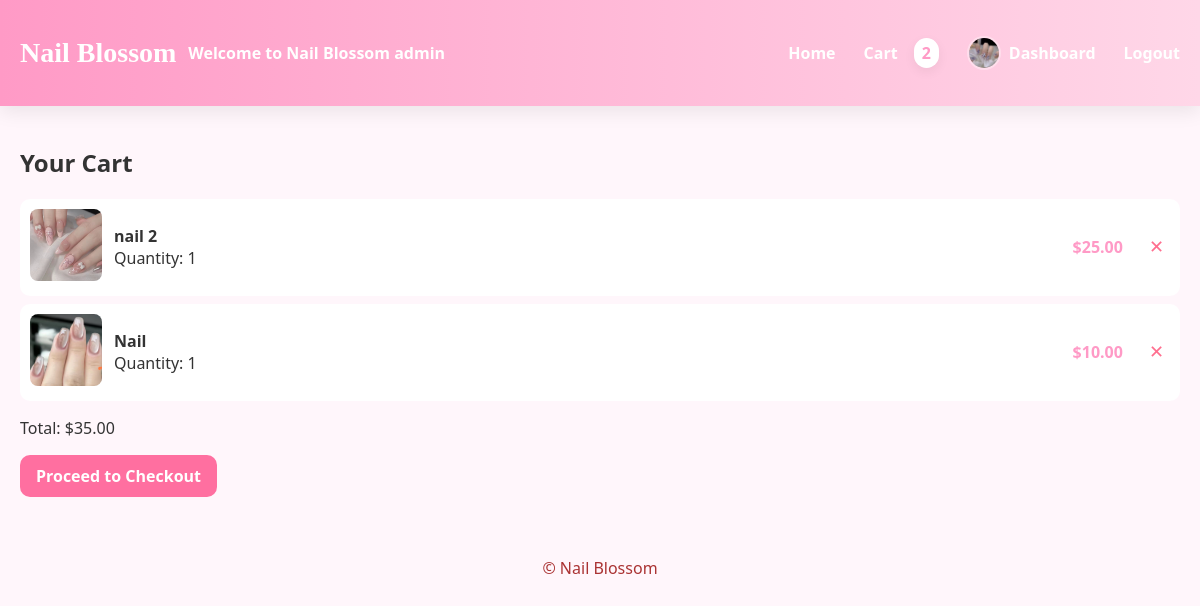
The app's page /cart/ (signed in) with its own data.
### store/models.py (models this page shows, shortened)
class Profile(models.Model):
    user = models.OneToOneField(User, on_delete=models.CASCADE)
    full_name = models.CharField(max_length=200, blank=True)
    phone = models.CharField(max_length=30, blank=True)
    avatar = models.ImageField(upload_to='avatars/', null=True, blank=True)
    welcome_text = models.CharField(max_length=200, blank=True, default='Welcome to Nail Blossom')

class CartItem(models.Model):
    cart = models.ForeignKey(Cart, related_name='items', on_delete=models.CASCADE)
    product = models.ForeignKey(Product, on_delete=models.CASCADE)
    quantity = models.PositiveIntegerField(default=1)
    def total_price(self):
        return self.product.price * self.quantity

class Product(models.Model):
    category = models.ForeignKey(Category, on_delete=models.SET_NULL, null=True, blank=True)
    title = models.CharField(max_length=200)
    slug = models.SlugField(unique=True)
    description = models.TextField(blank=True)
    price = models.DecimalField(max_digits=8, decimal_places=2)
    image = models.ImageField(upload_to='products/', null=True, blank=True)
    available = models.BooleanField(default=True)

class Cart(models.Model):
    user = models.OneToOneField(User, on_delete=models.CASCADE)
    created_at = models.DateTimeField(auto_now_add=True)
    @property
    def total(self):
        return sum(item.total_price() for item in self.items.all())

### store/views.py (the view)
# urls.py: path('cart/', views.view_cart, name='view_cart'),
@login_required
def view_cart(request):
    cart, _ = Cart.objects.get_or_create(user=request.user)
    return render(request, 'store/cart.html', {'cart': cart})

### store/context_processors.py (called while the page is built)
def cart_and_profile(request):
    cart_count = 0
    try:
        if request.user.is_authenticated:
            cart = Cart.objects.get(user=request.user)
            cart_count = sum(item.quantity for item in cart.items.all())
    except Exception:
        cart_count = 0
    return {
        'cart_count': cart_count,
    }

### store/templates/store/cart.html (shortened to what this page needs)
{% extends 'store/base.html' %}
{% block content %}
  <h2>Your Cart</h2>
  {% if cart.items.all %}
    <ul class="cart-list">
      {% for item in cart.items.all %}
        <li class="cart-item">
          <div class="thumb">
            {% if item.product.image %}
              <img src="{{ item.product.image.url }}" alt="{{ item.product.title }}">
            {% else %}
              <div class="placeholder-sm">No Image</div>
            {% endif %}
          </div>
          <div class="meta">
            <strong>{{ item.product.title }}</strong>
            <div>Quantity: {{ item.quantity }}</div>
          </div>
          <div class="price">${{ item.total_price }}</div>
          <form method="post" action="{% url 'remove_from_cart' item_id=item.id %}" class="remove-form">
            <button type="submit" class="remove-btn" title="Remove">✕</button>
          </form>
        </li>
      {% endfor %}
    </ul>
    <p class="total">Total: ${{ cart.total }}</p>
    <div class="cart-actions">
      <a class="checkout-btn" href="{% url 'checkout' %}">Proceed to Checkout</a>
    </div>
  {% else %}
    <p>Your cart is empty.</p>
  {% endif %}
{% endblock %}

### store/templates/store/base.html (shortened to what this page needs)
<!doctype html>
{% load static %}
<html>
  <head>
    <link rel="stylesheet" href="{% static 'store/css/style.css' %}">
  </head>
  <body>
    <header class="site-header">
      <div class="container header-inner">
        <div class="brand">
          <h1 class="logo">Nail Blossom</h1>
          {% if user.is_authenticated %}
            <div class="brand-welcome">
              <span class="welcome">{{ request.user.profile.welcome_text }} {{ request.user.username }}</span>
            </div>
          {% endif %}
        </div>
        <nav class="main-nav">
          <a href="{% url 'home' %}">Home</a>
          {% if user.is_authenticated %}
            <a href="{% url 'view_cart' %}">Cart <span class="cart-count">{{ cart_count }}</span></a>
            <a class="dashboard-link" href="{% url 'dashboard' %}">
              {% if request.user.profile.avatar %}
                <img src="{{ request.user.profile.avatar.url }}" alt="avatar" class="nav-avatar">
              {% else %}
                <img src="{% static 'store/images/persona.svg' %}" alt="avatar" class="nav-avatar">
              {% endif %}
              <span class="dash-text">Dashboard</span>
            </a>
            <a href="{% url 'logout' %}">Logout</a>
          {% else %}
            <a href="{% url 'login' %}">Login</a>
            <a href="{% url 'register' %}">Register</a>
          {% endif %}
        </nav>
      </div>
    </header>
    <main class="container">
      {% block content %}{% endblock %}
    </main>
    <footer class="site-footer">
      <div class="container">© Nail Blossom</div>
    </footer>
  </body>
</html>

### store/static/store/css/style.css (style rules this page uses)
:root { --bg: #fff6fb; --accent: #ff9ac6; --accent-2: #ffd7e8; --text: #333; }
* { box-sizing:border-box }
body { font-family: 'Segoe UI', Tahoma, sans-serif;background:var(--bg);color:var(--text);margin:0 }
.container { max-width:1200px;margin:0 auto;padding:20px }
.site-header { background:linear-gradient(90deg,var(--accent),var(--accent-2));padding:16px 0;box-shadow:0 6px 18px rgba(0,0,0,0.08) }
.logo { font-family: 'Brush Script MT', cursive;font-size:28px;color:white;margin:0 }
.header-inner { display:flex;align-items:center;justify-content:space-between }
.brand { display:flex;align-items:center;gap:12px }
.brand-welcome { display:flex;align-items:center;gap:8px }
.main-nav a { color:white;margin-left:16px;text-decoration:none;font-weight:600 }
.price { color:var(--accent);font-weight:700 }
.cart-list { list-style:none;padding:0 }
.site-footer { padding:20px;text-align:center;color:#a33 }
.welcome { margin-right:12px;color:#fff;font-weight:600 }
.cart-count { background:#fff;color:var(--accent);padding:4px 8px;border-radius:999px;margin-left:8px;font-weight:700;box-shadow:0 4px 12px rgba(0,0,0,0.06) }
.main-nav { display:flex;align-items:center;gap:12px }
.main-nav a { display:inline-flex;align-items:center;gap:8px }
.nav-avatar { width:34px;height:34px;border-radius:999px;object-fit:cover;border:2px solid rgba(255,255,255,0.35) }
.dashboard-link .dash-text { display:inline-block }
.cart-actions { margin-top:12px }
.checkout-btn { display:inline-block;background:#ff6fa0;color:white;padding:10px 16px;border-radius:10px;text-decoration:none;font-weight:700 }
.cart-item { display:flex;align-items:center;gap:12px;padding:10px;border-radius:10px;background:#fff;margin-bottom:8px }
.cart-item .thumb img { width:72px;height:72px;object-fit:cover;border-radius:8px }
.cart-item .meta { flex:1 }
.cart-item .price { font-weight:700;color:var(--accent) }
html,body { overflow-x:hidden }
.remove-form { margin-left:8px }
.remove-btn { background:transparent;border:0;color:#ff6f8f;font-size:18px;cursor:pointer }

### records on screen
CartItem: product.image (picture), product "nail 2", quantity "1", total_price "25.00"
CartItem: product.image (picture), product "Nail", quantity "1", total_price "10.00"
Cart: total "35.00"

### other values on screen
{{ request.user.profile.welcome_text }} "Welcome to Nail Blossom"
{{ request.user.username }} "admin"
{{ cart_count }} "2"
